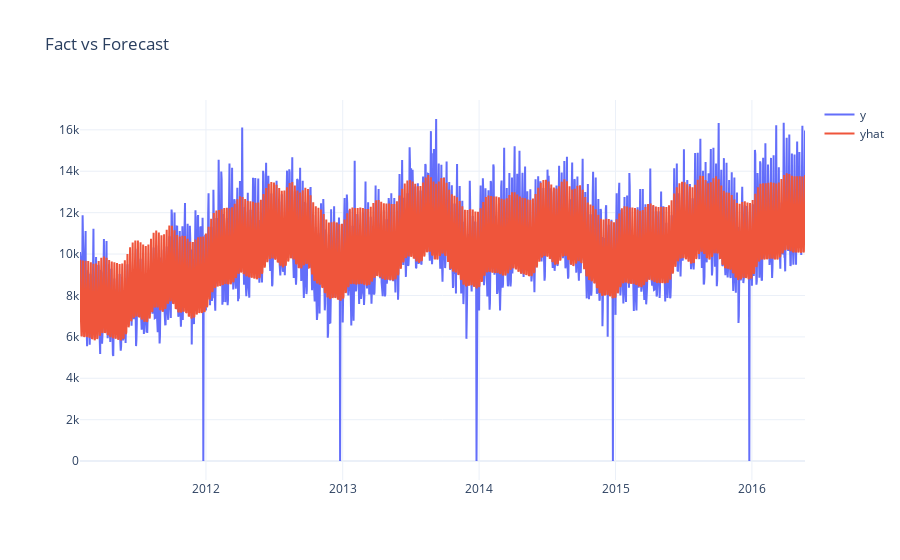

Notebook cell for this chart:
### Code cell
plotly_df(data_w_error.set_index('ds')[['y', 'yhat']], title = 'Fact vs Forecast')

### Figure 1 — Plotly figure (JSON) as saved in the notebook; plotly's stock layout.template omitted (floating-point values rounded to 4 significant figures; data arrays with more than 128 entries replaced by an {"elided": "..."} marker saying what was removed)
{"data": [{"mode": "lines", "name": "y", "type": "scatter", "x": {"elided": "1941 str values"}, "y": {"elided": "1941 int values"}}, {"mode": "lines", "name": "yhat", "type": "scatter", "x": {"elided": "1941 str values"}, "y": {"elided": "1941 float values"}}], "layout": {"title": {"text": "Fact vs Forecast"}}}
